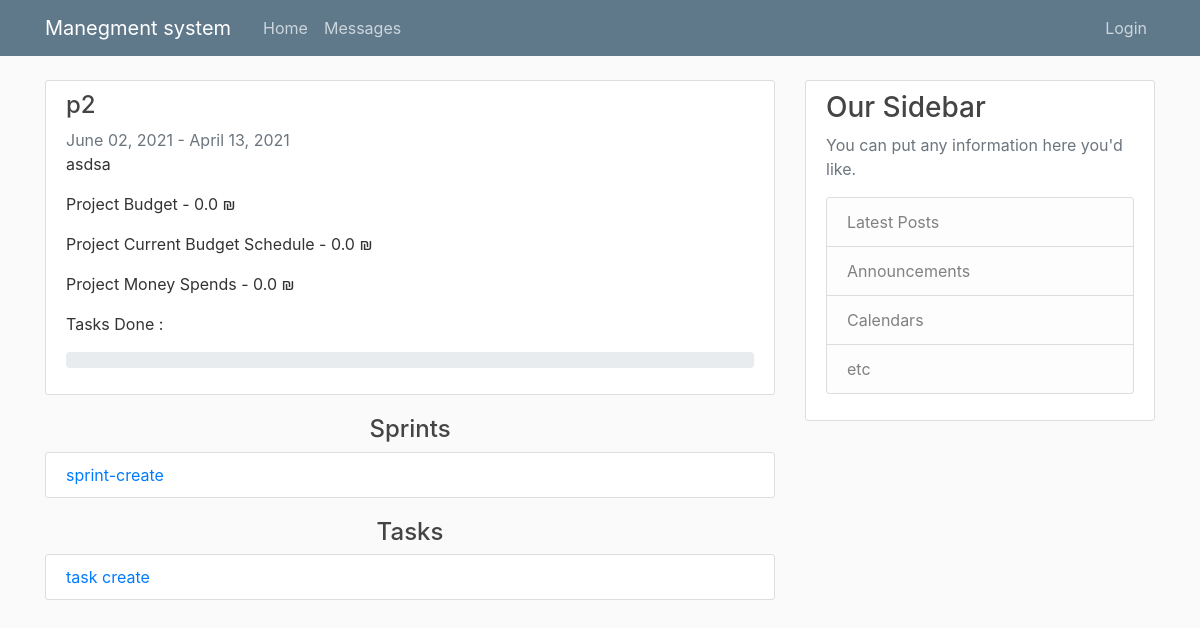
/manager/12, run on an earlier commit of the app's database.
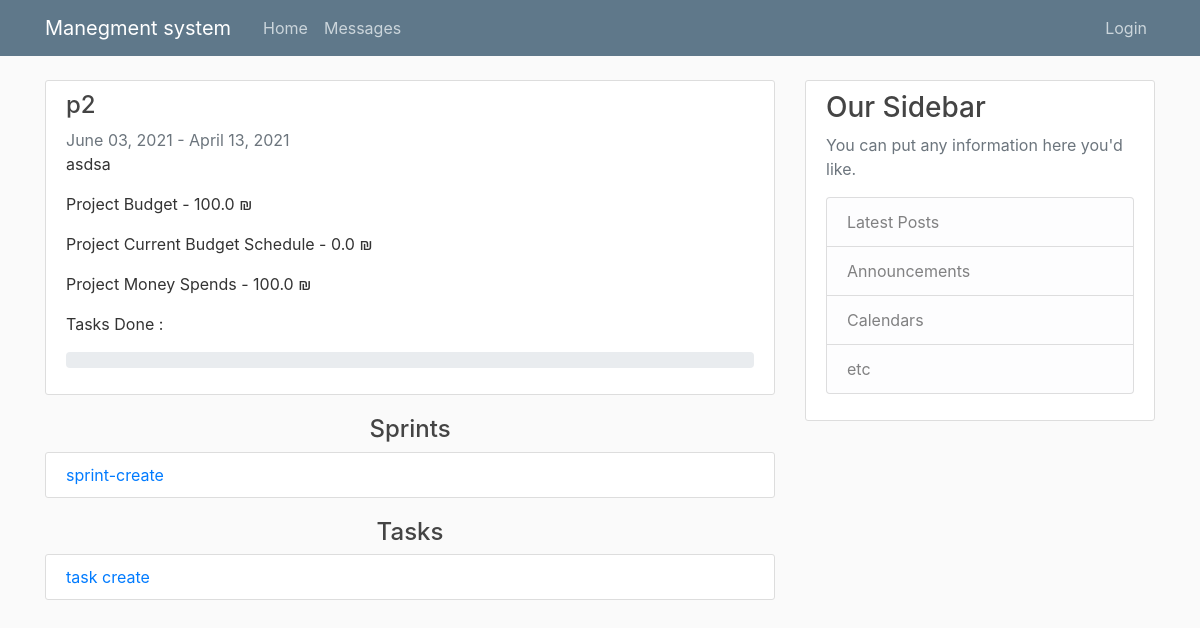
And on a later commit of the database.
### work/models.py (models this page shows, shortened)
class project(models.Model):
    ProjectName = models.CharField(max_length=300, null=False)
    Description = models.CharField(max_length=500, null=True)
    startTime = models.DateField(null=False, auto_now=True)
    endTime = models.DateField(null=False)
    client = models.ForeignKey(User, on_delete=models.CASCADE)
    manager = models.ForeignKey(User, related_name="project_manager", on_delete=models.CASCADE)
    Budget = models.FloatField(null=False, default=0)
    currentBudgeSchedule = models.FloatField(null=False, default=0)
    MoneySpends = models.FloatField(null=False, default=0)

### pages/views.py (the view)
# urls.py: path('manager/<int:project_id>', manager_views_projects, name='manager_views_projects'),
def manager_views_projects(request, project_id):
    tasks = Task.objects.all().filter(projectnum=project_id, inSprint=False)
    sprints = Sprint.objects.all().filter(projectnum=project_id)
    p = get_object_or_404(project, id=project_id)
    p.count=0
    if Task.objects.all().filter(projectnum=project_id,workDone=100):
         p.count= Task.objects.all().filter(projectnum=project_id,workDone=100).count()/Task.objects.all().filter(projectnum=project_id).count()*100
    route = 'project'
    return render(request, "manager_project_view.html", {'tasks': tasks, 'sprints': sprints, 'p': p, 'route': route})

### templates/manager_project_view.html (shortened to what this page needs)
{% extends "Base.html" %}
{% block content %}
        <article class="media content-section">
          <div class="media-body">
            <h4>{{ p.ProjectName }}</h4>
               <a class="text-muted">{{ p.startTime|date:"F d, Y" }}</a>
                <a class="text-muted"> - </a>
              <a class="text-muted">{{ p.endTime|date:"F d, Y" }}</a>
            <p class="article-content">{{ p.Description }}</p>
            <p><a class="mr-2" >Project Budget - {{ p.Budget }} ₪ </a></p>
            <p><a class="mr-2" >Project Current Budget Schedule - {{ p.currentBudgeSchedule }} ₪ </a></p>
            <p><a class="mr-2" >Project Money Spends  - {{ p.MoneySpends }} ₪ </a></p>
            <p><a class="mr-2" >Tasks Done :</a></p>
               <p>  <div class="progress">
             </div></p>
              </div>
        </article>
          <h4><center>Sprints</center></h4>
    <article class="media content-section">
            <a href="{% url 'sprint-create' p.pk %}">sprint-create</a>
    </article>
          <h4><center>Tasks</center></h4>
        <article class="media content-section">
            <a href="{% url 'task-create' p.pk route %}">task create</a>
    </article>
{% endblock content %}

What changed in the data, as far as the page shows it:
changed project "asdsa": startTime "June 02, 2021" → "June 03, 2021"; Budget "0.0" → "100.0"; MoneySpends "0.0" → "100.0"
